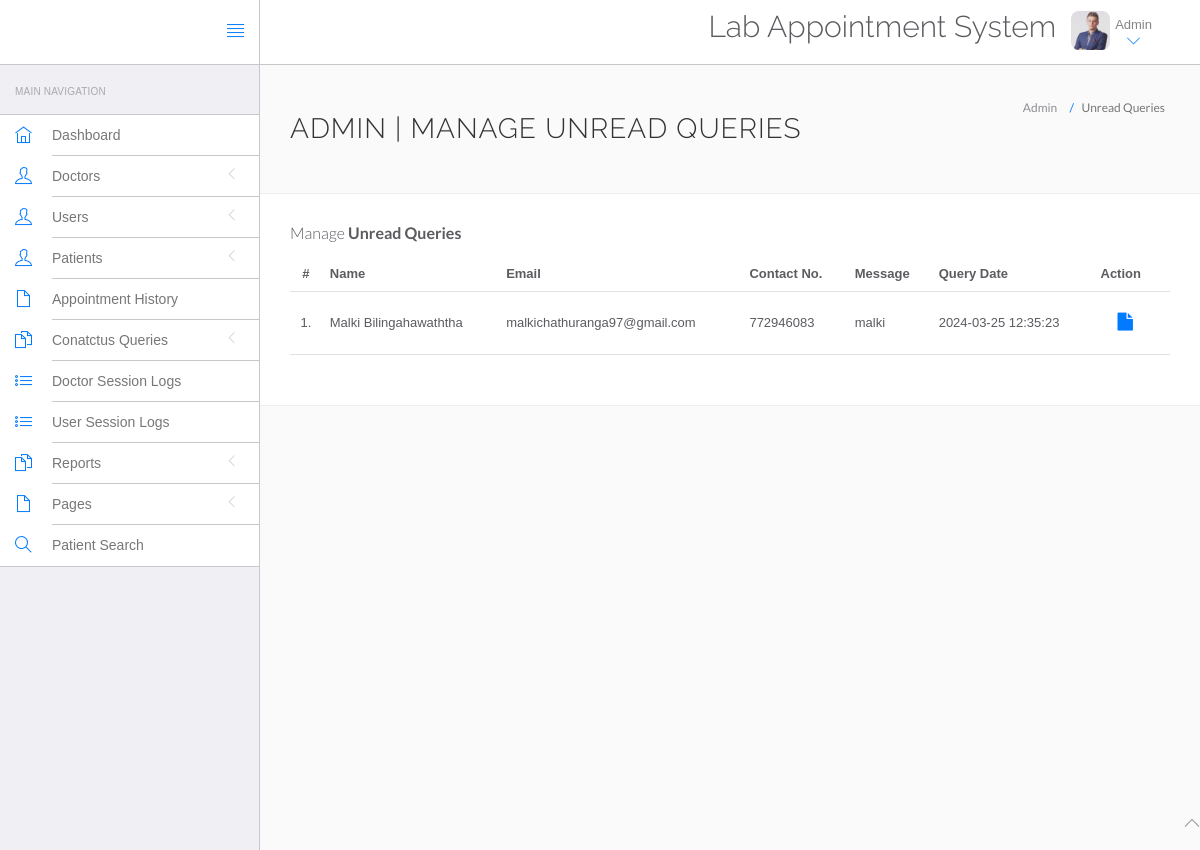
Screenshot of /las/admin/unread-queries.php (signed in) with the database file from the repository.
### tables this page shows
CREATE TABLE `tblcontactus` (
  `id` int(11) NOT NULL,
  `fullname` varchar(255) DEFAULT NULL,
  `email` varchar(255) DEFAULT NULL,
  `contactno` bigint(12) DEFAULT NULL,
  `message` mediumtext DEFAULT NULL,
  `PostingDate` timestamp NULL DEFAULT current_timestamp(),
  `AdminRemark` mediumtext DEFAULT NULL,
  `LastupdationDate` timestamp NULL DEFAULT NULL ON UPDATE current_timestamp(),
  `IsRead` int(11) DEFAULT NULL
);

### las/admin/unread-queries.php (the view, shortened to what this page needs)
<?php
include('include/config.php');
if(strlen($_SESSION['id']==0)) {
 header('location:logout.php');
  } else{
?>
<!DOCTYPE html>
<html lang="en">
	<head>
		<link rel="stylesheet" href="vendor/bootstrap/css/bootstrap.min.css">
		<link rel="stylesheet" href="vendor/fontawesome/css/font-awesome.min.css">
		<link rel="stylesheet" href="vendor/themify-icons/themify-icons.min.css">
		<link href="vendor/animate.css/animate.min.css" rel="stylesheet" media="screen">
		<link href="vendor/perfect-scrollbar/perfect-scrollbar.min.css" rel="stylesheet" media="screen">
		<link href="vendor/switchery/switchery.min.css" rel="stylesheet" media="screen">
		<link href="vendor/bootstrap-touchspin/jquery.bootstrap-touchspin.min.css" rel="stylesheet" media="screen">
		<link href="vendor/select2/select2.min.css" rel="stylesheet" media="screen">
		<link href="vendor/bootstrap-datepicker/bootstrap-datepicker3.standalone.min.css" rel="stylesheet" media="screen">
		<link href="vendor/bootstrap-timepicker/bootstrap-timepicker.min.css" rel="stylesheet" media="screen">
		<link rel="stylesheet" href="assets/css/styles.css">
		<link rel="stylesheet" href="assets/css/plugins.css">
		<link rel="stylesheet" href="assets/css/themes/theme-1.css" id="skin_color" />
	</head>
	<body>
		<div id="app">
<?php include('include/sidebar.php');?>
			<div class="app-content">
						<?php include('include/header.php');?>
				<div class="main-content" >
					<div class="wrap-content container" id="container">
						<section id="page-title">
							<div class="row">
								<div class="col-sm-8">
									<h1 class="mainTitle">Admin | Manage Unread Queries</h1>
																	</div>
								<ol class="breadcrumb">
									<li>
										<span>Admin</span>
									</li>
									<li class="active">
										<span>Unread Queries</span>
									</li>
								</ol>
							</div>
						</section>
						<div class="container-fluid container-fullw bg-white">
									<div class="row">
								<div class="col-md-12">
									<h5 class="over-title margin-bottom-15">Manage <span class="text-bold">Unread Queries</span></h5>
									<table class="table table-hover" id="sample-table-1">
										<thead>
											<tr>
												<th class="center">#</th>
												<th>Name</th>
												<th class="hidden-xs">Email</th>
												<th>Contact No. </th>
												<th>Message </th>
												<th>Query Date</th>
												<th>Action</th>
											</tr>
										</thead>
										<tbody>
<?php
$sql=mysqli_query($con,"select * from tblcontactus where IsRead is null");
$cnt=1;
while($row=mysqli_fetch_array($sql))
{
?>
											<tr>
												<td class="center"><?php echo $cnt;?>.</td>
												<td class="hidden-xs"><?php echo $row['fullname'];?></td>
												<td><?php echo $row['email'];?></td>
												<td><?php echo $row['contactno'];?></td>
												<td><?php echo $row['message'];?></td>
												<td><?php echo $row['PostingDate'];?></td>
												<td >
												<div class="visible-md visible-lg hidden-sm hidden-xs">
							<a href="query-details.php?id=<?php echo $row['id'];?>" class="btn btn-transparent btn-lg" title="View Details"><i class="fa fa-file"></i></a>
												</div>
												</td>
											</tr>
											<?php
$cnt=$cnt+1;
											 }?>
										</tbody>
									</table>
								</div>
							</div>
								</div>
							</div>
						</div>
					</div>
				</div>
	<?php include('include/footer.php');?>
	</body>
</html>
<?php } ?>

### las/admin/assets/css/themes/theme-1.css (style rules this page uses)
body { background: #FAFAFA; }

### rows the page displays
tblcontactus: fullname "Malki Bilingahawaththa", email "malkichathuranga97@gmail.com", contactno "772946083", message "malki", PostingDate "2024-03-25 12:35:23"
